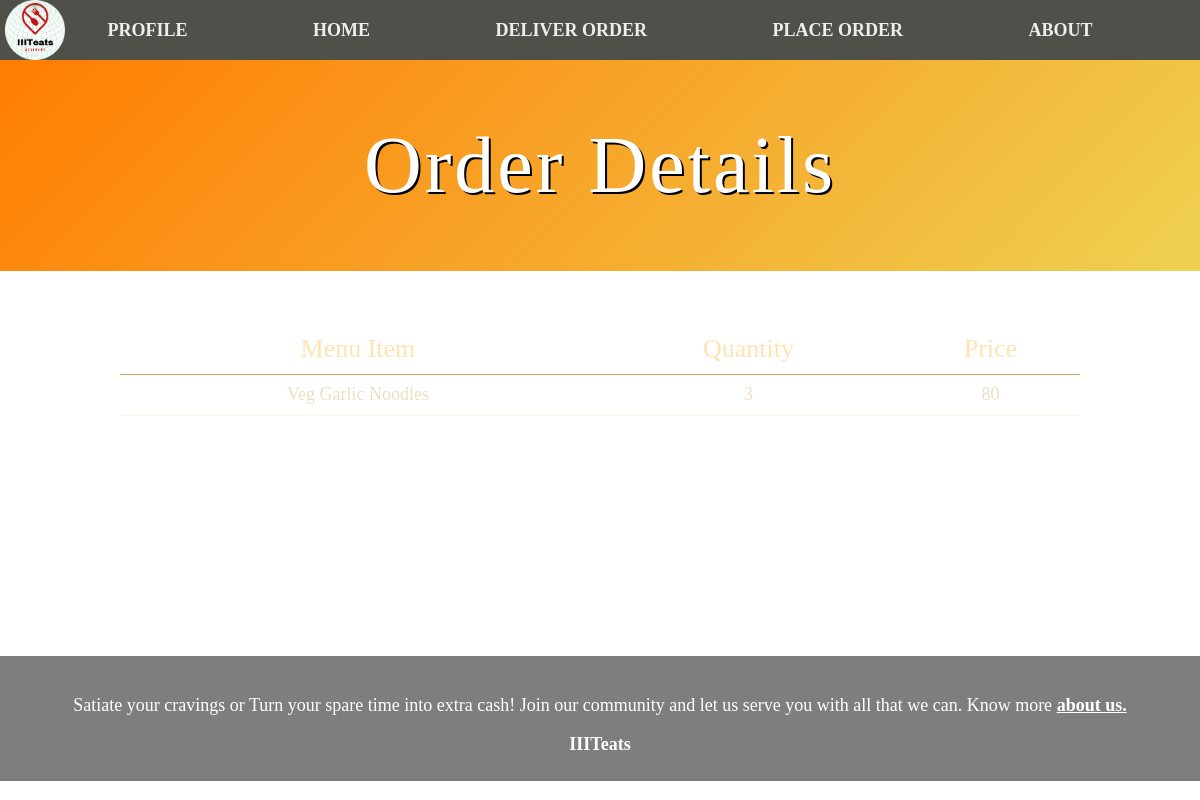
The page /order_items/1 on the database its author committed.
### tables this page shows
CREATE TABLE orderitems (
item_id integer primary key autoincrement,
order_id integer not null,
menu_id integer not null,
quantity integer not null,
FOREIGN KEY (order_id) REFERENCES Orders(order_id),
foreign key (menu_id) references Menu(menu_id));

CREATE TABLE Menu (
menu_id INTEGER PRIMARY KEY,
canteen_id INTEGER NOT NULL,
item_name TEXT NOT NULL,
item_price INTEGER NOT NULL,
FOREIGN KEY (canteen_id) REFERENCES Canteens(canteen_id));

### app.py (the view)
@app.route('/order_items/<order_id>')
def order_items(order_id):
    conn = sqlite3.connect('iiiteats.db')
    cursor = conn.cursor()
    cursor.execute('''
    SELECT Menu.item_name, OrderItems.quantity, Menu.item_price
    FROM OrderItems
    JOIN Menu ON OrderItems.menu_id = Menu.menu_id
    JOIN Orders ON OrderItems.order_id = Orders.order_id
    WHERE OrderItems.order_id = ? AND orders.delivery_status not like 'delivered'
''', (order_id,))
    order_items_data = cursor.fetchall()
    conn.close()
    return render_template('order_items.html', order_items=order_items_data)

### templates/order_items.html (shortened to what this page needs)
<!DOCTYPE html>
<html>
  <head>
    <link rel="stylesheet" href="../static/order_items.css" />
    <link rel="stylesheet" href="../static/navbar.css" />
    <link rel="stylesheet" href="../static/footer.css" />
  </head>
  <body>
    <nav class="navbar">
      <img src="../static/hackathon_logo.png" alt="logo" />
      <a href="/profile">PROFILE</a>
      <a href="/main">HOME</a>
      <a href="/take_orders">DELIVER ORDER</a>
      <a href="/canteens">PLACE ORDER</a>
      <a href="/about">ABOUT</a>
    </nav>
    <h1>Order Details</h1>
    <table>
      <tr>
        <th>Menu Item</th>
        <th>Quantity</th>
        <th>Price</th>
      </tr>
      {% for order_item in order_items %}
      <tr>
        <td>{{ order_item[0] }}</td>
        <td>{{ order_item[1] }}</td>
        <td>{{ order_item[2] }}</td>
      </tr>
      {% endfor %}
    </table>
    <footer>
      <br>
      <p>Satiate your cravings or Turn your spare time into extra cash! Join our community and let us serve you with all that we can. Know more <u> <b> <a
                      href="/about">about us.</a> </u> </b> </p>
      <p><b>IIITeats</b></p>
      <br>
  </footer>
  </body>
</html>

### static/order_items.css (style rules this page uses)
body { background-repeat: no-repeat; background-size: cover; background-image: url("https://wallpaperaccess.com/full/303567.jpg"); margin: 0; padding: 0; }
h1 { margin-top: 5%; color: #ffffff; text-align: center; font-size: 39px; font-weight: normal; font-size: 80px; text-shadow: 2px 2px black; letter-spacing: 3px; background: linear-gradient(-45deg, #eed152, #ff7c02); padding: 5%; }
table { width: 80%; border-collapse: collapse; margin-left: 10%; margin-bottom: 20%; }
th { text-align: center; padding: 1%; font-weight: normal; font-size: 26px; color: rgb(253, 228, 177); border-bottom: 1px solid rgb(196, 166, 97); }
td { color: rgb(238, 223, 196); padding: 1%; font-size: 18px; text-align: center; border-bottom: 1px solid rgba(247, 231, 178, 0.311); }

### static/navbar.css (style rules this page uses)
.navbar { background-color: rgba(49, 49, 43, 0.849); position: fixed; z-index: 100; top: 0; left: 0; height: 60px; width: 100%; display: flex; justify-content: space-evenly; align-items: center; }
.navbar a { float: left; display: block; color: #eeeeee; text-align: center; padding: 15px 18px; font-size: 18px; font-weight: bold; }
a, a:hover, a:focus, a:active { text-decoration: none; color: inherit; }
.navbar img { width: 60px; height: 60px; position: absolute; top: 0px; left: 5px; }

### static/footer.css (style rules this page uses)
footer { margin-top: 100px; text-align: center; bottom: 0; font-size: 18px; width: 100%; height: 125px; background-color: #1f202293; color: white; }

### rows shown on the page
orderitems: item_name "Veg Garlic Noodles", quantity "3", item_price "80"
